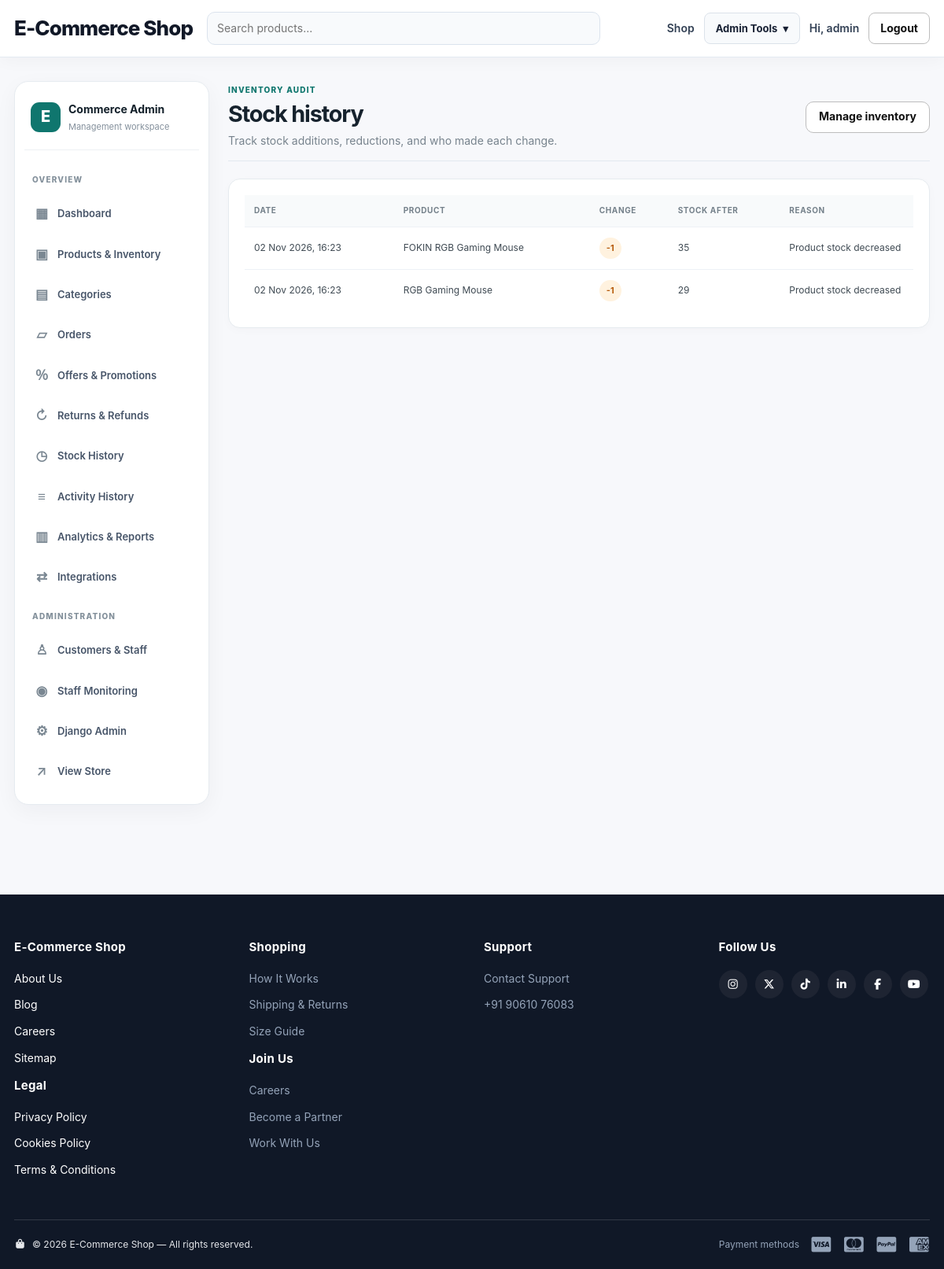
The app's page /account/admin/stock-history/ (signed in) with its own data.
### storeextras/models.py (models this page shows, shortened)
class StockMovement(models.Model):
    product = models.ForeignKey('products.Product', on_delete=models.SET_NULL, null=True, related_name='stock_movements')
    product_name = models.CharField(max_length=200)
    change = models.IntegerField()
    stock_after = models.PositiveIntegerField()
    reason = models.CharField(max_length=160)
    changed_by = models.ForeignKey(settings.AUTH_USER_MODEL, on_delete=models.SET_NULL, null=True, blank=True)
    created_at = models.DateTimeField(auto_now_add=True)
    class Meta:
        ordering = ['-created_at']

### storeextras/views.py (the view)
# urls.py: path('admin/stock-history/', views.stock_history, name='stock_history'),
@user_passes_test(lambda user: user.is_superuser)
def stock_history(request):
    records = StockMovement.objects.select_related('changed_by', 'product').order_by('-created_at')
    page_obj = Paginator(records, 12).get_page(request.GET.get('page'))
    return render(request, 'storeextras/stock_history.html', {'records': page_obj.object_list, 'page_obj': page_obj, 'active': 'stock_history'})

### cart/context_processors.py (called while the page is built)
def cart_count(request):
    if not request.user.is_authenticated:
        return {'cart_count': 0}
    from .models import Cart
    cart = Cart.objects.filter(user=request.user).first()
    if not cart:
        return {'cart_count': 0}
    cart_items = cart.items.all()
    return {
        'cart_count': sum(item.quantity for item in cart_items),
        'cart_product_ids': list(cart_items.values_list('product_id', flat=True)),
    }

### storeextras/actor_context.py (called while the page is built)
    def __call__(self, request):
        token = _current_actor.set(getattr(request, 'user', None))
        try:
            return self.get_response(request)
        finally:
            _current_actor.reset(token)

### templates/storeextras/stock_history.html
{% extends "dashboard/base.html" %}{% block title %}Stock History{% endblock %}{% block dashboard_content %}<div class="section-head"><div><span class="dash-eyebrow">INVENTORY AUDIT</span><h1>Stock history</h1><p>Track stock additions, reductions, and who made each change.</p></div><a class="btn btn-outline" href="{% url 'dashboard:products' %}">Manage inventory</a></div><div class="dash-panel"><div class="table-scroll"><table class="dashboard-table"><thead><tr><th>Date</th><th>Product</th><th>Change</th><th>Stock after</th><th>Reason</th><th>Changed by</th></tr></thead><tbody>{% for row in records %}<tr><td>{{ row.created_at|date:"d M Y, H:i" }}</td><td>{{ row.product_name }}</td><td>{% if row.change > 0 %}<span class="dash-status">+{{ row.change }}</span>{% elif row.change < 0 %}<span class="stock-warning">{{ row.change }}</span>{% else %}0{% endif %}</td><td>{{ row.stock_after }}</td><td>{{ row.reason }}</td><td>{{ row.changed_by.username|default:"System" }}</td></tr>{% empty %}<tr><td colspan="6" class="dash-empty">No stock changes recorded yet.</td></tr>{% endfor %}</tbody></table></div></div>{% include "includes/pagination.html" with page_obj=page_obj %}
{% endblock %}

### templates/base.html (shortened to what this page needs)
{% load static %}
<!DOCTYPE html>
<html lang="en">
<head>
    <link rel="stylesheet" href="{% static 'css/style.css' %}?v=20261102_filtercard">
    <link rel="stylesheet" href="https://cdnjs.cloudflare.com/ajax/libs/font-awesome/7.0.1/css/all.min.css"
>
</head>
<body>
<header class="navbar">
    <div class="container nav-inner">
        <a class="brand" href="{% url 'products:home' %}">E-Commerce Shop</a>
        <form class="nav-search" method="get" action="{% url 'products:home' %}">
            <input type="search" name="q" placeholder="Search products..." value="{{ request.GET.q }}">
        </form>
        <nav class="nav-links">
            <a href="{% url 'products:home' %}">Shop</a>
            {% if user.is_authenticated %}
                {% if user.is_staff %}
                    <details class="nav-dropdown">
                        <summary aria-label="Open admin tools">Admin Tools <span aria-hidden="true">▾</span></summary>
                    </details>
                {% endif %}
                <a class="hide-mobile" href="{% url 'profile' %}">Hi, {{ user.username }}</a>
                <form method="post" action="{% url 'logout' %}" style="display:inline">
                    <button class="btn btn-outline" type="submit">Logout</button>
                </form>
            {% else %}
                <a href="{% url 'login' %}">Login</a>
                <a class="btn btn-primary" href="{% url 'register' %}">Sign Up</a>
            {% endif %}
        </nav>
    </div>
</header>
<main>
{% block content %}{% endblock %}
</main>
<footer class="site-footer">
    <div class="container footer-top">
        <div class="footer-col footer-white">
            <h4>E-Commerce Shop</h4>
            <a href="#">About Us</a>
            <a href="#">Blog</a>
            <a href="#">Careers</a>
            <a href="#">Sitemap</a>
            <h4 class="footer-subhead">Legal</h4>
            <a href="#">Privacy Policy</a>
            <a href="#">Cookies Policy</a>
            <a href="#">Terms &amp; Conditions</a>
        </div>
        <div class="footer-col">
            <h4>Shopping</h4>
            <a href="{% url 'products:home' %}">How It Works</a>
            <a href="#">Shipping &amp; Returns</a>
            <a href="#">Size Guide</a>
            <h4 class="footer-subhead">Join Us</h4>
            <a href="#">Careers</a>
            <a href="#">Become a Partner</a>
            <a href="#">Work With Us</a>
        </div>
        <div class="footer-col">
            <h4>Support</h4>
            <a href="#">Contact Support</a>
            <a href="#"> +91 90610 76083</a>
        </div>
        <div class="footer-col">
            <h4 class="footer-subhead">Follow Us</h4>
            <div class="footer-social">
                <a href="#" aria-label="Instagram"><i class="fa-brands fa-instagram"></i></a>
                <a href="#" aria-label="Twitter"><i class="fa-brands fa-x-twitter"></i></a>
                <a href="#" aria-label="TikTok"><i class="fa-brands fa-tiktok"></i></a>
                <a href="#" aria-label="LinkedIn"><i class="fa-brands fa-linkedin-in"></i></a>
                <a href="#" aria-label="Facebook"><i class="fa-brands fa-facebook-f"></i></a>
                <a href="#" aria-label="YouTube"><i class="fa-brands fa-youtube"></i></a>
            </div>
        </div>
    </div>
    <div class="container footer-bottom">
        <p class="footer-copyright">
            <i class="fa-solid fa-bag-shopping"></i>
            &copy; {% now "Y" %} E-Commerce Shop — All rights reserved.
        </p>
        <div class="footer-payments">
            <span class="footer-payments-label">Payment methods</span>
            <i class="fa-brands fa-cc-visa"></i>
            <i class="fa-brands fa-cc-mastercard"></i>
            <i class="fa-brands fa-cc-paypal"></i>
            <i class="fa-brands fa-cc-amex"></i>
        </div>
    </div>
</footer>
</body>
</html>

### records on screen
StockMovement: created_at "02 Nov 2026, 16:23", product_name "FOKIN RGB Gaming Mouse", change "-1", stock_after "35", reason "Product stock decreased"
StockMovement: created_at "02 Nov 2026, 16:23", product_name "RGB Gaming Mouse", change "-1", stock_after "29", reason "Product stock decreased"

### other values on screen
{{ user.username }} "admin"
